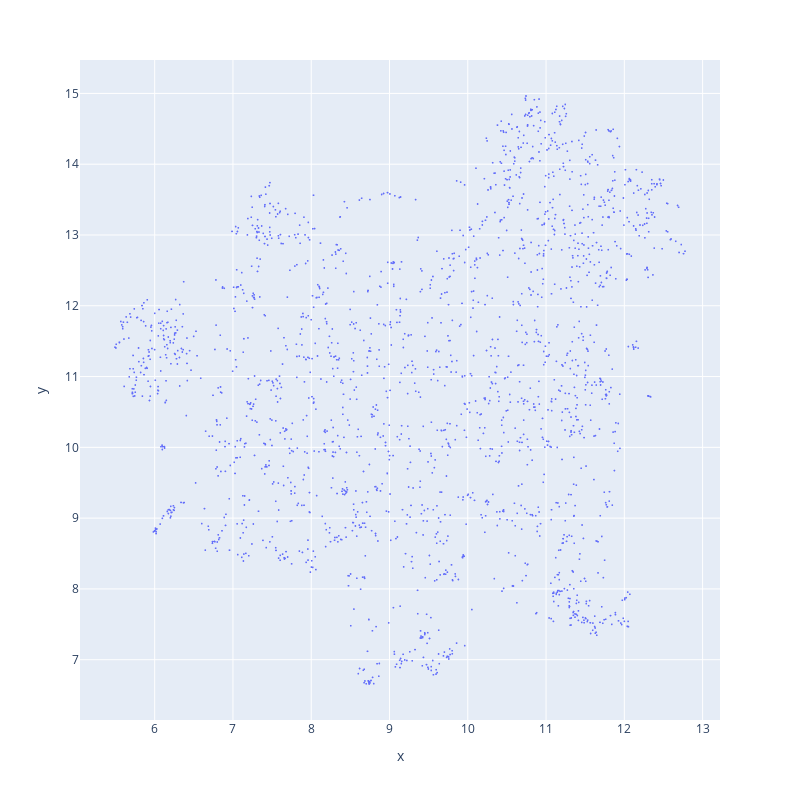

Notebook source saved alongside this figure:
### Code cell
fig = px.scatter(x=embs_2d[:,0], y=embs_2d[:,1])

fig.update_layout(width=800, height=800)
fig.update_traces(marker=dict(size=2))

# plotting to show how the embeddings are when just dimensionality reduction is used
fig_show_save(fig, "umap-scatter")

### Figure 1 — Plotly figure (JSON) as saved in the notebook; plotly's stock layout.template omitted (floating-point values rounded to 4 significant figures; data arrays with more than 128 entries replaced by an {"elided": "..."} marker saying what was removed)
{"data": [{"hovertemplate": "x=%{x}<br>y=%{y}<extra></extra>", "legendgroup": "", "marker": {"color": "#636efa", "size": 2, "symbol": "circle"}, "mode": "markers", "name": "", "showlegend": false, "type": "scattergl", "x": {"elided": "2047 float values"}, "xaxis": "x", "y": {"elided": "2047 float values"}, "yaxis": "y"}], "layout": {"height": 800, "legend": {"tracegroupgap": 0}, "margin": {"t": 60}, "width": 800, "xaxis": {"anchor": "y", "domain": [0, 1], "title": {"text": "x"}}, "yaxis": {"anchor": "x", "domain": [0, 1], "title": {"text": "y"}}}}
